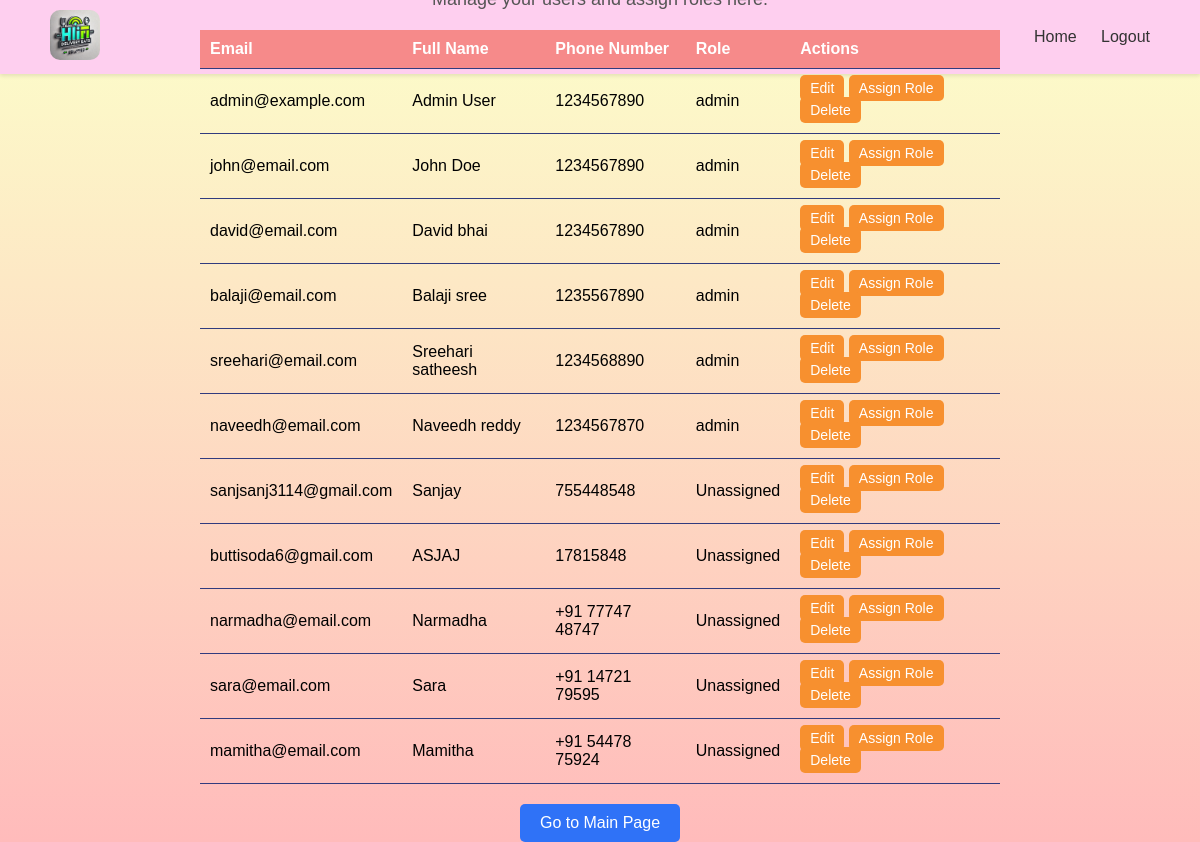
The page /admin/dashboard (signed in) on the database its author committed.
### tables this page shows
CREATE TABLE users (
        user_id INTEGER PRIMARY KEY AUTOINCREMENT,
        email TEXT UNIQUE NOT NULL,
        password_hash TEXT NOT NULL,
        full_name TEXT,
        phone_number TEXT,
        created_at TIMESTAMP DEFAULT CURRENT_TIMESTAMP,
        updated_at TIMESTAMP DEFAULT CURRENT_TIMESTAMP,
        last_login TIMESTAMP,
        is_active BOOLEAN DEFAULT TRUE,
        is_admin INTEGER DEFAULT 0,
        is_delivery_boy INTEGER DEFAULT 0,
        role_id INTEGER,
        FOREIGN KEY(role_id) REFERENCES roles(role_id)
    );

CREATE TABLE roles (
        role_id INTEGER PRIMARY KEY AUTOINCREMENT,
        role_name TEXT NOT NULL UNIQUE,
        role_description TEXT,
        created_at TIMESTAMP DEFAULT CURRENT_TIMESTAMP
    );

### app.py (the view)
@app.route('/admin/dashboard')
def admin_dashboard():
    if not is_admin():
        flash('Access denied. Admins only.', 'error')
        return redirect(url_for('signin'))
    conn = get_db()
    cursor = conn.cursor()
    cursor.execute('''
        SELECT Users.user_id, Users.email, Users.full_name, Users.phone_number, roles.role_name
        FROM Users
        LEFT JOIN roles ON Users.role_id = roles.role_id
    ''')
    users = cursor.fetchall()
    conn.close()
    return render_template('admin_dashboard.html', users=users)

### app.py (called while the page is built)
def is_admin():
    user_email = session.get('user')
    if not user_email:
        print("No user in session")
        return False
    conn = get_db()
    cursor = conn.cursor()
    cursor.execute('SELECT is_admin FROM Users WHERE email = ?', (user_email,))
    user = cursor.fetchone()
    conn.close()
    if user:
        print(f"User {user_email} is {'an admin' if user['is_admin'] == 1 else 'not an admin'}")
    return user and user['is_admin'] == 1

@app.teardown_appcontext
def close_connection(exception):
    db = getattr(g, '_database', None)
    if db is not None:
        db.close()

def get_db():
    conn = sqlite3.connect('existing_database.db')
    conn.row_factory = sqlite3.Row
    return conn

### templates/admin_dashboard.html (shortened to what this page needs)
<!DOCTYPE html>
<html lang="en">
<head>
    <link rel="stylesheet" href="{{ url_for('static', filename='css/admin_dashboard.css') }}">
</head>
<body>
    <div class="navbar">
        <div class="logo">
            <img src="{{ url_for('static', filename='images/hifilogo.png') }}" alt="HiFi Delivery Eats Logo">
        </div>
        <div class="nav-links">
            <a href="{{ url_for('index') }}">Home</a>
            <a href="{{ url_for('logout') }}">Logout</a>
        </div>
    </div>
    <div class="container">
        <p>Manage your users and assign roles here.</p>
        <table>
            <thead>
                <tr>
                    <th>Email</th>
                    <th>Full Name</th>
                    <th>Phone Number</th>
                    <th>Role</th>
                    <th>Actions</th>
                </tr>
            </thead>
            <tbody>
                {% for user in users %}
                <tr>
                    <td>{{ user['email'] }}</td>
                    <td>{{ user['full_name'] }}</td>
                    <td>{{ user['phone_number'] }}</td>
                    <td>{{ user['role_name'] or 'Unassigned' }}</td>
                    <td>
                        <a href="{{ url_for('edit_user', user_id=user['user_id']) }}" class="btn-small">Edit</a>
                        <a href="{{ url_for('assign_role', user_id=user['user_id']) }}" class="btn-small">Assign Role</a>
                        <form method="POST" action="{{ url_for('delete_user', user_id=user['user_id']) }}" style="display:inline;">
                            <button type="submit" class="btn-small">Delete</button>
                        </form>
                    </td>
                </tr>
                {% endfor %}
            </tbody>
        </table>
        <a href="{{ url_for('restaurant_dashboard') }}" class="btn" style="margin-top: 20px; display: block;">Go to Main Page</a>
    </div>
</body>
</html>

### static/css/admin_dashboard.css (style rules this page uses)
* { margin: 0; padding: 0; box-sizing: border-box; font-family: Arial, sans-serif; }
body, html { width: 100%; height: 100%; background: linear-gradient(to top, #ffbbbb, #fcffca); }
.navbar { display: flex; justify-content: space-between; align-items: center; background-color: #fecfef; padding: 10px 50px; box-shadow: 0 2px 4px rgba(0, 0, 0, 0.1); }
.logo img { width: 50px; height: 50px; border-radius: 10px; }
.nav-links a { text-decoration: none; color: #333; margin-left: 20px; font-size: 16px; transition: color 0.3s; }
.container { display: flex; flex-direction: column; align-items: center; justify-content: center; height: 80vh; }
p { font-size: 18px; color: #555; }
.btn { background-color: #2f72f7; color: white; padding: 10px 20px; text-decoration: none; border: none; border-radius: 5px; font-size: 16px; cursor: pointer; transition: background 0.3s ease; margin-bottom: 20px; }
.btn-small { background-color: #f7902f; color: white; padding: 5px 10px; text-decoration: none; border: none; border-radius: 5px; font-size: 14px; cursor: pointer; transition: background 0.3s ease; }
table { width: 100%; max-width: 800px; border-collapse: collapse; margin-top: 20px; }
th, td { padding: 10px; text-align: left; border-bottom: 1px solid #313b7e; }
th { background-color: #f68a8a; color: white; }

### rows shown on the page
users: email "admin@example.com", full_name "Admin User", phone_number "1234567890", role_name "admin"
users: email "john@email.com", full_name "John Doe", phone_number "1234567890", role_name "admin"
users: email "david@email.com", full_name "David bhai", phone_number "1234567890", role_name "admin"
users: email "balaji@email.com", full_name "Balaji sree", phone_number "1235567890", role_name "admin"
users: email "sreehari@email.com", full_name "Sreehari satheesh", phone_number "1234568890", role_name "admin"
users: email "naveedh@email.com", full_name "Naveedh reddy", phone_number "1234567870", role_name "admin"
users: email "sanjsanj3114@gmail.com", full_name "Sanjay", phone_number "755448548", user "Unassigned"
users: email "buttisoda6@gmail.com", full_name "ASJAJ", phone_number "17815848", user "Unassigned"
users: email "narmadha@email.com", full_name "Narmadha", phone_number "+91 77747 48747", user "Unassigned"
users: email "sara@email.com", full_name "Sara", phone_number "+91 14721 79595", user "Unassigned"
users: email "mamitha@email.com", full_name "Mamitha", phone_number "+91 54478 75924", user "Unassigned"
